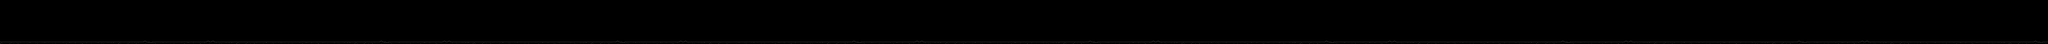

This is a level from a 2D game, rendered from its Tiled map with the project's own tilesets. A one-line summary and the map file follow, with tile-layer data summarised:
An orthogonal 650x14 tile map with 32x32 px tiles, 1 tile layer (bg).

<map version="1.5" tiledversion="1.6.0" orientation="orthogonal" renderorder="right-down" width="650" height="14" tilewidth="32" tileheight="32" infinite="0" nextlayerid="2" nextobjectid="1">
 <tileset firstgid="1" name="ground" tilewidth="32" tileheight="32" tilecount="75" columns="75">
  <image source="ground.png" width="2400" height="32" />
 </tileset>
 <layer id="1" name="bg" width="650" height="14">
  <data>[9100 cells, 650 non-empty, 75 distinct tile ids]</data>
 </layer>
</map>
